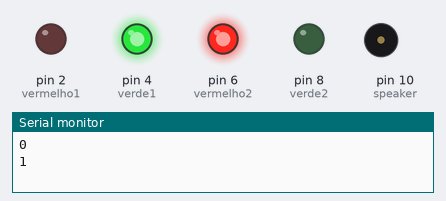
Bench run of a sketch on a simulated Arduino Uno, built with avr-gcc and run on an emulated ATmega328P. Shown: output pins drawn as LEDs (lit = HIGH), buzzer (waves = sounding), the last lines printed to the serial monitor. Random numbers use the default seed unless the sketch sets one; pins used as bus, display or sensor lines are not drawn.

Above: at 0.1 s.
At 2.1 s:
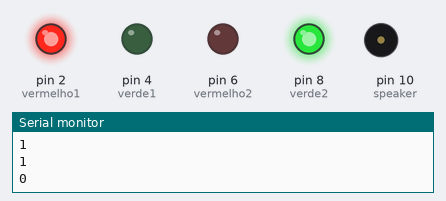
At 10.1 s:
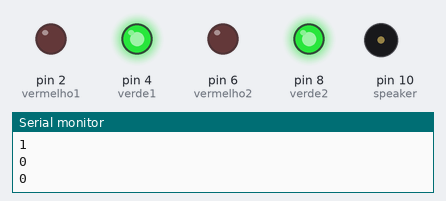
At 16.2 s:
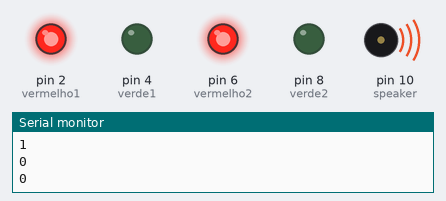
At 27.9 s:
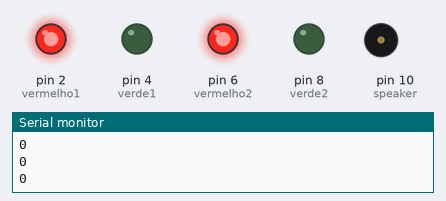
Timing chart, 0 to 29.4 s (numbered marks = the images above):
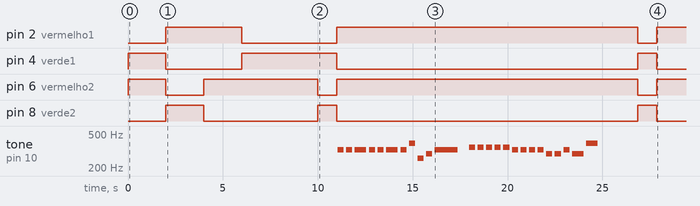

The sketch:

cidade-maluca.ino.ino
```cpp
#include <time.h>
#include <stdlib.h>

int verde1 = 4;
int verde2 = 8;
int vermelho1 = 2;
int vermelho2 = 6;
int length = 26;
char notes[] = "eeeeeeegcde fffffeeeeddedg";
int beats[] = { 1, 1, 2, 1, 1, 2, 1, 1, 1, 1, 4, 1, 1, 1, 1, 1, 1, 1, 1, 1, 1, 1, 1, 1, 2, 2};
int tempo = 300;
boolean ledOnOff = true;
int speaker = 10;


void playTone(int tone, int duration) {
  for (long i = 0; i < duration * 1000L; i += tone * 2) {
    digitalWrite(speaker, HIGH);
    delayMicroseconds(tone);
    digitalWrite(speaker, LOW);
    delayMicroseconds(tone);
  }
}

void playNote(char note, int duration) {
  char names[] = { 'c', 'd', 'e', 'f', 'g', 'a', 'b', 'C' };
  int tones[] = { 1915, 1700, 1519, 1432, 1275, 1136, 1014, 956 };

  // play the tone corresponding to the note name
  for (int i = 0; i < 8; i++) {
    if (names[i] == note) {
      playTone(tones[i], duration);
    }
  }
}

void setup() {
  pinMode(verde1, OUTPUT);
  pinMode(vermelho1, OUTPUT);
  pinMode(verde2, OUTPUT);
  pinMode(vermelho2, OUTPUT);
  pinMode(speaker, OUTPUT);
  Serial.begin(9600);
   srand(time(NULL));
}

void loop() {

  // sortear 2 numeros,
  // primeiro numero = par verde, impar vermelho
  // segundo numero = par verde, impar vermelho
  // se os dois sinais forem iguais, o speak toca


  int num =2;
  int numAleatorio1 = rand() % num;

  int numAleatorio2 = rand() % num;
  Serial.println(numAleatorio1);
  Serial.println(numAleatorio2);
  if(numAleatorio1 == 0){
    digitalWrite(vermelho1, LOW);
    digitalWrite(verde1, HIGH);
  }else {
    digitalWrite(vermelho1, HIGH);
    digitalWrite(verde1, LOW);
  }

  if(numAleatorio2 == 0){
    digitalWrite(vermelho2, LOW);
    digitalWrite(verde2, HIGH);
  }else {
    digitalWrite(vermelho2, HIGH);
    digitalWrite(verde2, LOW);
  }

  if(numAleatorio1 == 0 && numAleatorio2 == numAleatorio1){
    delay(1000);
     digitalWrite(verde1, LOW);
    digitalWrite(verde2, LOW);
    digitalWrite(vermelho1, HIGH);
    digitalWrite(vermelho2, HIGH);

 for (int i = 0; i < length; i++) {
    if (notes[i] == ' ') {
      delay(beats[i] * tempo); // rest

    } else {
      playNote(notes[i], beats[i] * tempo);

    }

    // pause between notes
    delay(tempo / 2);
  }


              noTone(speaker);


    digitalWrite(speaker, LOW);
  }
  delay(2000);
}
```

Measured:
- by itself, pin 2 (vermelho1): goes HIGH 4.0 s, LOW 5.0 s, HIGH 15.9 s, LOW 1.0 s, then HIGH
- by itself, pin 4 (verde1): goes HIGH 2.0 s, LOW 4.0 s, HIGH 5.0 s, LOW 15.9 s, HIGH 1.0 s, then LOW
- by itself, pin 6 (vermelho2): goes HIGH 2.0 s, LOW 2.0 s, HIGH 6.0 s, LOW 1.0 s, HIGH 15.9 s, LOW 1.0 s, then HIGH
- by itself, pin 8 (verde2): goes HIGH 2.0 s, LOW 6.0 s, HIGH 1.0 s, LOW 15.9 s, HIGH 1.0 s, then LOW
- by itself, tone on pin 10 (speaker): plays 328 Hz for 0.32 s, 328 Hz for 0.32 s, 328 Hz for 0.60 s, 328 Hz for 0.32 s, 328 Hz for 0.32 s, 328 Hz for 0.60 s … (25 notes in this stretch)
